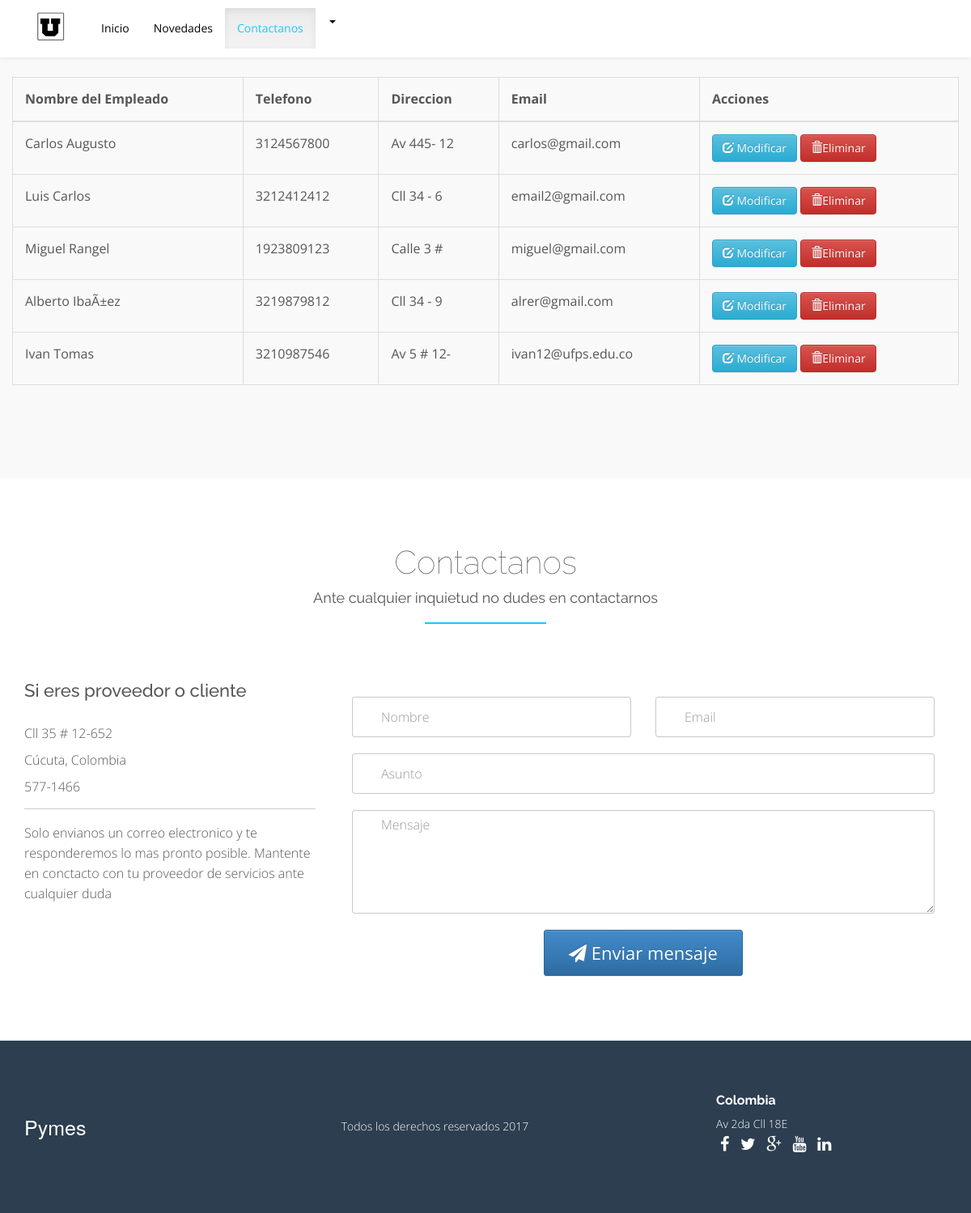
Screenshot of /empleados_pymes.php (signed in) with the database file from the repository.
### tables this page shows
CREATE TABLE `empleado` (
  `id_empleado` int(11) NOT NULL,
  `nombre_empleado` varchar(100) NOT NULL,
  `direccion` varchar(10) NOT NULL,
  `telefono` varchar(10) NOT NULL,
  `id_tipo` int(11) NOT NULL,
  `email` varchar(100) NOT NULL,
  `pass` varchar(100) NOT NULL
);

### page_part/empleados.php (the view, shortened to what this page needs)
<?php
  $con=@mysqli_connect('localhost', 'root', '', 'pymes');
  $sql = "SELECT * FROM EMPLEADO WHERE id_tipo=3";
  $query = mysqli_query($con,$sql);
  if($query)
   {
    ?>
    <table class="table table-bordered">
        <thead>
          <tr>
            <th>Nombre del Empleado</th>
            <th>Telefono</th>
            <th>Direccion</th>
            <th>Email</th>
            <th>Acciones</th>
          </tr>
        </thead>
        <tbody>
    <?php
    while($row = mysqli_fetch_row($query))
    {
     if(empty($row))
     {
      ?>
      <div class="alert alert-info" role="alert">
       <button type="button" class="close" data-dismiss="alert">&times;</button>
        <strong></strong>
        <?php
        echo "No se encontraron Resultados!";
        ?>
      </div>
 <?php
      break;
    }
    else
    {
 ?>
    <tr>
    <td><?php echo $row[1];?></td>
    <td><?php echo $row[3]; ?></td>
    <td><?php echo $row[2]; ?></td>
    <td><?php echo $row[5]; ?></td>
    <td>
        <button type="button" id="btnActualizar" data-toggle="modal" data-target="#modalEmpleado" class="btn btn-info" data-id="<?php echo $row[0];?>" data-nombre="<?php echo $row[1];?>" data-telefono="<?php echo $row[3]; ?>" data-direccion="<?php echo $row[2];?>" data-email="<?php echo $row[5];?>"><i class='glyphicon glyphicon-edit'></i> Modificar </button>
        <button type="button" id="btnEliminar" data-toggle="modal" data-target="#deleteEmpleado"class="btn btn-danger" data-id="<?php echo $row[0];?>"><i class='glyphicon glyphicon-trash'></i>Eliminar</button>
      </td>
     </tr>
    <?php
     }
    }
    ?>
     </tbody>
    </table>
    <?php
   }
?>

### empleados_pymes.php (shortened to what this page needs)
<html><head>
        <link rel="stylesheet" href="css/normalize.css">
        <link rel="stylesheet" href="css/owl.carousel.css">
        <link rel="stylesheet" href="css/nivo-lightbox.css">
        <link rel="stylesheet" href="css/jquery.countdown.css">
        <link rel="stylesheet" href="css/bootstrap-theme.min.css">
        <link rel="stylesheet" href="css/bootstrap.min.css">
        <link rel="stylesheet" href="css/font-awesome.min.css">
        <link rel="stylesheet" href="css/style.css">
        <link rel="stylesheet" href="css/colors/blue.css">
        <link rel="stylesheet" href="css/bootstrap-theme.min.css">
        <link rel="stylesheet" href="css/responsive.css">
    </head>
    <body data-spy="scroll" data-target="#main-navbar">
        <div id="page" class="page">
            <header>
                <nav class="navbar fixed-nav navbar-default  navbar-fixed-top" id="main-navbar" role="navigation">
                    <div class="container">
                        <div class="navbar-header">
                            <a href="administrador_perfil.php" class="navbar-brand top-logo" style="outline: none; cursor: default;"><img src="images/app_block.jpg" alt="logo" style="outline: none; cursor: default;"></a>
                        </div>
                <div class="collapse navbar-collapse" id="navbar-collapse">
                    <ul class="nav navbar-nav navbar-left">
                        <li><a href="#home" style="outline: none; cursor: default;">Inicio</a></li>
                        <li><a href="#service" style="outline: none; cursor: default;">Novedades</a></li>
                        <li><a href="#contact" style="outline: none; cursor: default;">Contactanos</a></li>
                        <li class="nombre-perfil">
                            <a class=".perfil"  href="#" style=""><?php echo $_SESSION['nombre_admin']; ?>
                             <i class="caret"></i>
                            </a>
                        </li>
                    </ul>
                </div>
            </div>
                </nav>
            </header>
           <section id="service" class="sections">
            <div class="container">
                <div class="row">
                    <div class="col-sm-6 col-md-3">
                        <div class="feature wow fadeInLeft animated" data-wow-offset="120" data-wow-duration="1.5s">
                        </div>
                    </div>
                    <?php include('page_part/empleados.php'); ?>
                    <div class="col-sm-6 col-md-3">
                        <div class="feature wow fadeIn animated" data-wow-offset="120" data-wow-duration="1.5s">
                        </div>
                    </div>
                    <div class="col-sm-6 col-md-3">
                        <div class="feature wow fadeIn animated" data-wow-offset="120" data-wow-duration="1.5s">
                        </div>
                    </div>
                    <div class="col-sm-6 col-md-3">
                        <div class="feature wow fadeInRight animated" data-wow-offset="120" data-wow-duration="1.5s">
                        </div>
                    </div>
                </div>
            </div>
        </section>
            <section id="contact" class="sections">
                <div class="container">
                    <div class="row contact-2">
                        <div class="heading wow fadeIn animated" data-wow-offset="120" data-wow-duration="1.5s">
                            <div class="title text-center"><h1 style="outline: none; cursor: default;">Contactanos</h1></div>
                            <div class="subtitle text-center "><h5 style="outline: none; cursor: default;">Ante cualquier inquietud no dudes en contactarnos</h5></div>
                            <div class="separator text-center"></div>
                        </div>
                        <div class="col-md-4">
                            <div class="contact-address">
                                <h4 style="outline: none; cursor: default;">Si eres proveedor o cliente</h4>
                                <ul>
                                    <li>Cll 35 # 12-652</li>
                                    <li> Cúcuta, Colombia</li>
                                    <li> <abbr title="Phone"></abbr> 577-1466 </li>
                                </ul>
                            </div>
                            <hr>
                            <p style="outline: none; cursor: default;">Solo envianos un correo electronico y te responderemos lo mas pronto posible. Mantente en conctacto con tu proveedor de servicios ante cualquier duda</p>
                        </div>
                        <div class="col-md-8 ">
                            <div data-wow-offset="10" data-wow-duration="1.55s" class="wow rollIn animated contact-form">
                                <form method="post" action="scripts/contact.php" name="contactform" id="contactform">
                                    <fieldset>
                                        <div class="form-group">
                                            <div class="col-md-6">
                                                <input type="text" class="form-control " name="name" id="name" placeholder="Nombre">
                                            </div>
                                            <div class="col-md-6">
                                                <input type="text" class="form-control " name="email" id="email" placeholder="Email">
                                            </div>
                                            <div class="col-md-12">
                                                <input class="form-control " id="subject" type="text" name="subject" placeholder="Asunto">
                                                <textarea class="form-control " id="msg" rows="5" placeholder="Mensaje"></textarea>
                                                <button class="btn btn-primary btn-lg" type="submit" id="submit" name="submit" data-loading-text="Loading..." style="outline: none; cursor: default;"><i class="fa fa-send" style="outline: none; cursor: default;"></i> Enviar mensaje</button>
                                            </div>
                                        </div>
                                    </fieldset>
                                </form>
                            </div>
                        </div>
                    </div>
                </div>
            </section>
            <footer id="footer" class="footer-3">
                <div class="container">
                    <div class="row v-center">
                        <div class="col-sm-2">
                            <a class="brand editContent" href="#" style="outline: none; cursor: default;">Pymes</a>
                        </div>
                        <div class="col-sm-7">
                            <div class="additional-links text-center  editContent">
                                Todos los derechos reservados 2017
                            </div>
                        </div>
                        <div class="col-sm-3  ">
                            <h6 class="editContent">Colombia</h6>
                            <div class="address editContent">
                                Av 2da Cll 18E
                                <br>
                            </div>
                            <div class="social-btns">
                                <a href="#" style="outline: none; cursor: default;"><i class="fa fa-facebook" style="outline: none; cursor: default;"></i></a>
                                <a href="#" style="outline: none; cursor: default;"><i class="fa fa-twitter" style="outline: none; cursor: default;"></i></a>
                                <a href="#" style="outline: none; cursor: default;"><i class="fa fa-google-plus" style="outline: none; cursor: default;"></i></a>
                                <a href="#" style="outline: none; cursor: default;"><i class="fa fa-youtube" style="outline: none; cursor: default;"></i></a>
                                <a href="#" style="outline: none; cursor: default;"><i class="fa fa-linkedin" style="outline: none; cursor: default;"></i></a>
                            </div>
                        </div>
                    </div>
                </div>
            </footer>
            </div>
</body></html>

### css/colors/blue.css (style rules this page uses)
.separator { background: #1ac6ff; }
.btn-primary { background-color: #1ac6ff; border-color: #1ac6ff; }
.fixed-nav.navbar .navbar-nav>.active>a, .fixed-nav.navbar .navbar-nav>.active>a:hover, .fixed-nav.navbar .navbar-nav>.active>a:focus, .fixed-nav.navbar .navbar-nav>li>a:hover, .fixed-nav.navbar .navbar-nav>li>a:focus { color:#1ac6ff; }

### rows the page displays
empleado: nombre_empleado "Carlos Augusto", telefono "3124567800", direccion "Av 445- 12", email "carlos@gmail.com"
empleado: nombre_empleado "Luis Carlos", telefono "3212412412", direccion "Cll 34 - 6", email "email2@gmail.com"
empleado: nombre_empleado "Miguel Rangel", telefono "1923809123", direccion "Calle 3 #", email "miguel@gmail.com"
empleado: nombre_empleado "Alberto IbaÃ±ez", telefono "3219879812", direccion "Cll 34 - 9", email "alrer@gmail.com"
empleado: nombre_empleado "Ivan Tomas", telefono "3210987546", direccion "Av 5 # 12-", email "ivan12@ufps.edu.co"
